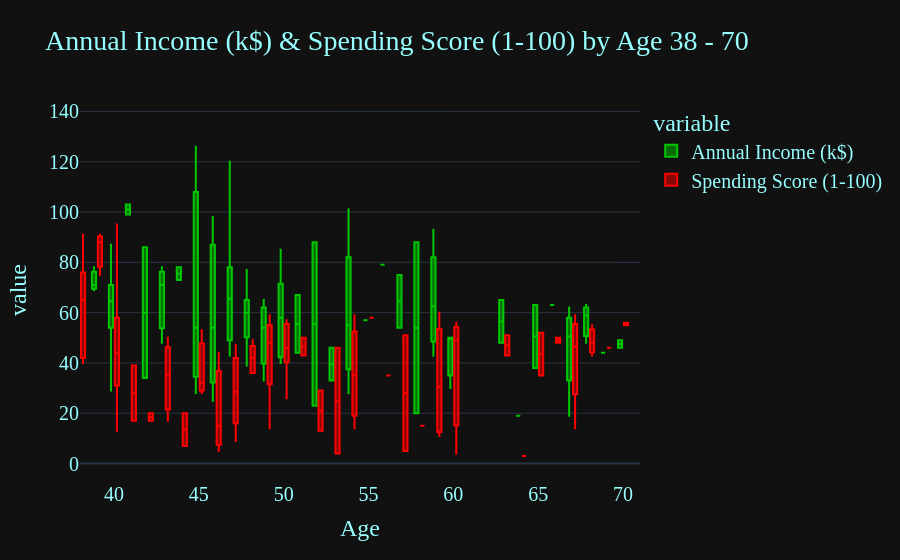

Write notebook code for a chart like this one.
### Markdown cell above
# Annual Income (k$) & Spending Score (1-100) by Age 38 - 70

### Code cell
fig = px.box(df, x = "Age",  y = ["Annual Income (k$)", "Spending Score (1-100)"], color = "variable",
             range_x = (38, 71), color_discrete_sequence = ["#00C700", "#FF0000"],
             title = "Annual Income (k$) & Spending Score (1-100) by Age 38 - 70")

fig.update_layout(template = "plotly_dark", font = dict(family = "PT Sans", size = 20, color = "#97FFFF"))
fig.update_traces(marker = dict(size = 5, line = dict(width = 1, color = "#FFFFFF")))

fig.show()

### Figure 1 — Plotly figure (JSON) as saved in the notebook; plotly's stock layout.template omitted (floating-point values rounded to 4 significant figures; data arrays with more than 128 entries replaced by an {"elided": "..."} marker saying what was removed)
{"data": [{"alignmentgroup": "True", "hovertemplate": "variable=Annual Income (k$)<br>Age=%{x}<br>value=%{y}<extra></extra>", "legendgroup": "Annual Income (k$)", "marker": {"color": "#00C700", "line": {"color": "#FFFFFF", "width": 1}, "size": 5}, "name": "Annual Income (k$)", "notched": false, "offsetgroup": "Annual Income (k$)", "orientation": "v", "showlegend": true, "type": "box", "x": {"elided": "200 int values"}, "x0": " ", "xaxis": "x", "y": {"elided": "200 int values"}, "y0": " ", "yaxis": "y"}, {"alignmentgroup": "True", "hovertemplate": "variable=Spending Score (1-100)<br>Age=%{x}<br>value=%{y}<extra></extra>", "legendgroup": "Spending Score (1-100)", "marker": {"color": "#FF0000", "line": {"color": "#FFFFFF", "width": 1}, "size": 5}, "name": "Spending Score (1-100)", "notched": false, "offsetgroup": "Spending Score (1-100)", "orientation": "v", "showlegend": true, "type": "box", "x": {"elided": "200 int values"}, "x0": " ", "xaxis": "x", "y": {"elided": "200 int values"}, "y0": " ", "yaxis": "y"}], "layout": {"boxmode": "group", "font": {"color": "#97FFFF", "family": "PT Sans", "size": 20}, "legend": {"title": {"text": "variable"}, "tracegroupgap": 0}, "title": {"text": "Annual Income (k$) & Spending Score (1-100) by Age 38 - 70"}, "xaxis": {"anchor": "y", "domain": [0.0, 1.0], "range": [38, 71], "title": {"text": "Age"}}, "yaxis": {"anchor": "x", "domain": [0.0, 1.0], "title": {"text": "value"}}}}
